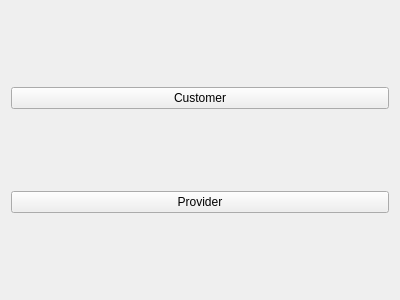
<?xml version="1.0" encoding="UTF-8"?>
<ui version="4.0">
 <class>RoleSelectionWidget</class>
 <widget class="QWidget" name="RoleSelectionWidget">
  <property name="geometry">
   <rect>
    <x>0</x>
    <y>0</y>
    <width>400</width>
    <height>300</height>
   </rect>
  </property>
  <property name="windowTitle">
   <string>Select Role</string>
  </property>
  <layout class="QVBoxLayout" name="verticalLayout">
   <item>
    <widget class="QPushButton" name="customerButton">
     <property name="text">
      <string>Customer</string>
     </property>
    </widget>
   </item>
   <item>
    <widget class="QPushButton" name="providerButton">
     <property name="text">
      <string>Provider</string>
     </property>
    </widget>
   </item>
  </layout>
 </widget>
 <resources/>
 <connections/>
</ui>
